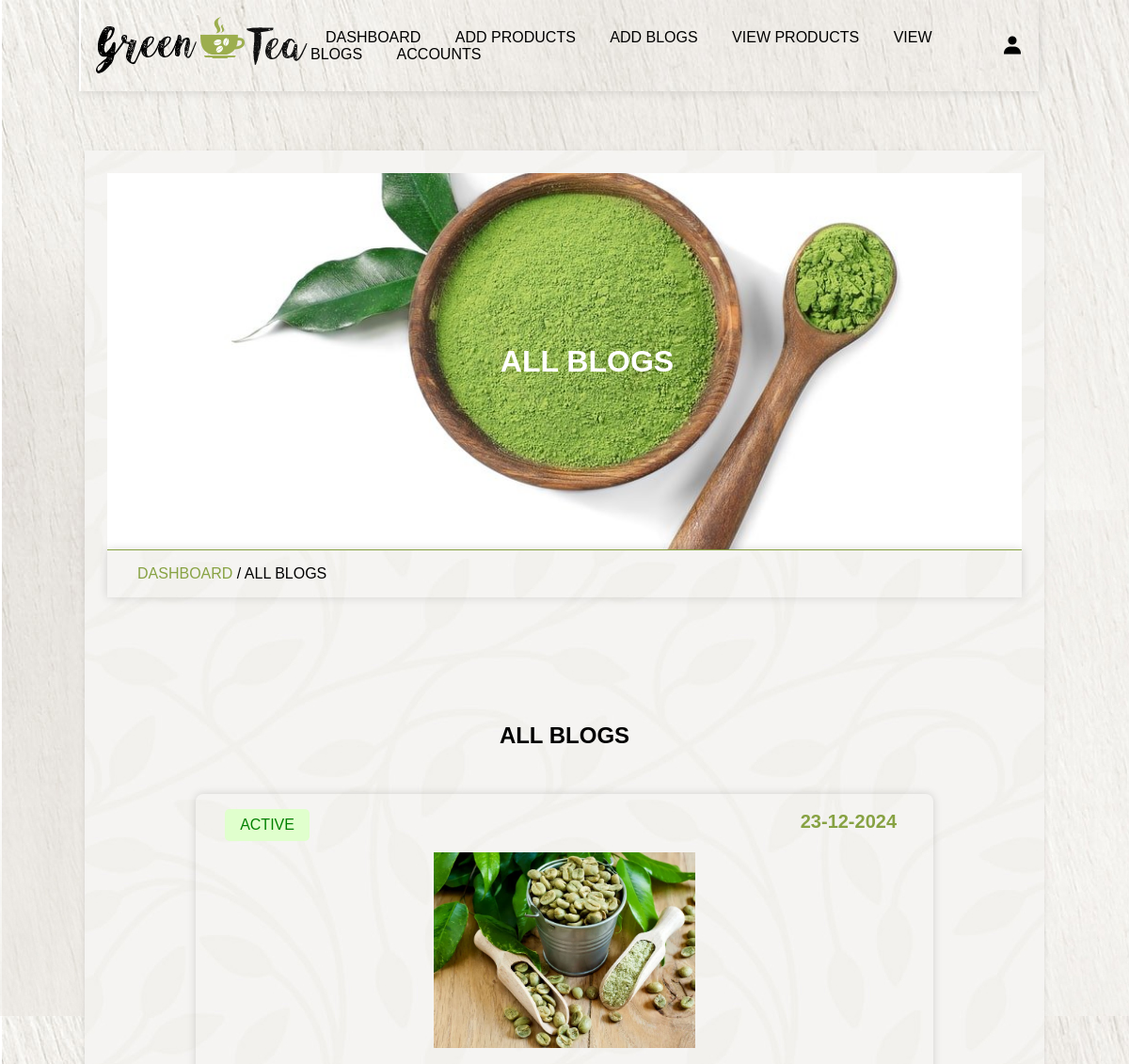
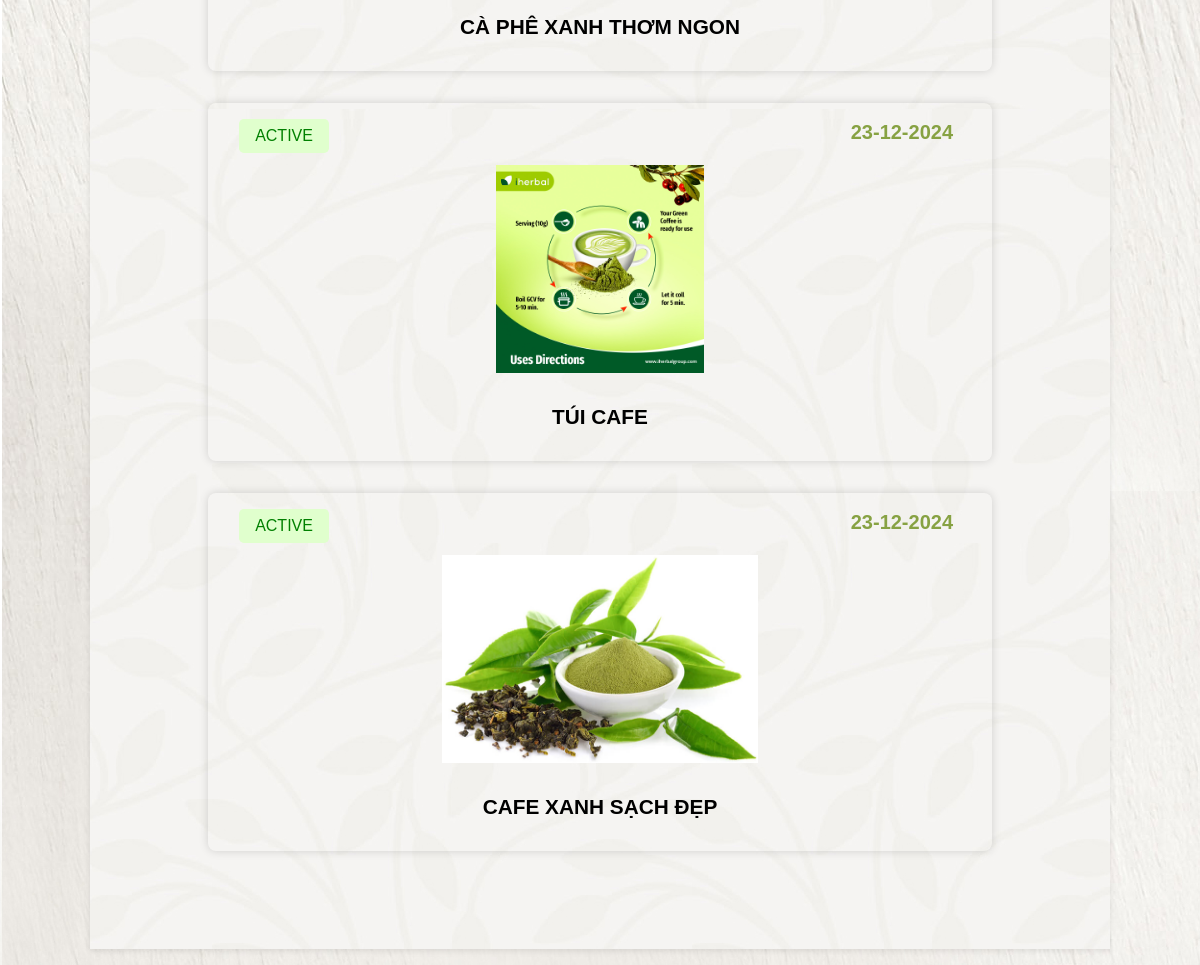
/admin_view_blogs01.php (signed in), run on the app's committed database (2 pictures, top to bottom).
### tables this page shows
CREATE TABLE `blogs` (
  `id` int(11) NOT NULL,
  `name` varchar(255) NOT NULL,
  `image` varchar(255) DEFAULT NULL,
  `product_detail` text DEFAULT NULL,
  `status` varchar(20) DEFAULT NULL,
  `created_at` datetime DEFAULT current_timestamp(),
  `updated_at` datetime DEFAULT current_timestamp() ON UPDATE current_timestamp()
);

### admin_view_blogs01.php (the view, shortened to what this page needs)
<?php
include 'connect.php';
?>
<!DOCTYPE html>
<html lang="en">
<head>
<link href='https://unpkg.com/boxicons@2.1.4/css/boxicons.min.css' rel='stylesheet'>
<link rel ="stylesheet" type = "text/css" href="backend.css?v=<?php echo time(); ?>">
</head>
<body>
    <?php include 'admin_header.php'; ?>
    <div class = "main">
        <div class = "banner">
            <h1>all blogs</h1>
        </div>
        <div class = "title2">
            <a href="dashboard.php">dashboard</a><span> / all blogs</span>
        </div>
        <section class = "show-post">
            <h1 class = "heading">all blogs</h1>
            <div class = "box-container">
                <?php
                    $select_products = $conn->prepare("select * from `blogs` where status = ? ");
                    $status_products = 'active';
                    $select_products->execute([$status_products]);
                    if($select_products->rowCount() > 0){
                        while($fetch_products = $select_products->fetch(PDO::FETCH_ASSOC)){
                ?>
                <form action="" method = "post" class = "box">
                    <?php if($fetch_products['image'] != ''){?>
                        <img src="img/<?= $fetch_products['image']; ?>" alt="" class = "image">
                    <?php } ?>
                    <div class = "status" style="color: <?php if($fetch_products['status']=='active'){echo "green";}else{echo "red";} ?>;"><?= $fetch_products['status']; ?></div>
                    <div class="price" style="font-size : 20px"><?= date("d-m-Y", strtotime($fetch_products['updated_at'])); ?></div>
                    <div class = "title"><?= $fetch_products['name']; ?></div>
                </form>
                <?php
                        }
                    }else{
                        echo '<div class = "empty">
                                <p>no blogs added yet! <br> <a href="add_blogs.php" style ="margin-top: 1.5rem;" class = "btn">add blog</a></p>
                            </div>';
                    }
                ?>
            </div>
        </section>
    </div>
</body>
</html>

### backend.css (style rules this page uses)
* { margin: 0; padding: 0; box-sizing: border-box; }
:root { --green: #87a243; --light-green: #e0ffcd; --box-shadow: 0 0 10px rgba(0 0 0/15%); }
html { font-size: 16px; -ms-overflow-style: scrollbar; -webkkit-tap-highlight-color: transparent; font-family: sans-serif; --ms-text-size-adjust: 100%; -webkit-text-size-djust: 100%; }
body { background-image: url('img/body-bg.jpg'); width: 100%; }
.main { width: 85vw; background: url('img/bg.jpg'); box-shadow: 0 2px 6px 0 rgb(0 0 0 / 10%); margin: 1rem auto; margin-top: 10rem; padding: 2%; }
a { text-decoration: none; }
.box-container { display: grid; grid-template-columns: repeat(auto-fit, minmax(30rem, 1fr)); align-items: center; justify-content: center; }
.box-container .box { margin: 1rem; }
.heading { text-align: center; text-transform: uppercase; padding: 1rem; margin-bottom: 1rem; }
section, .post-editor { width: 75 vw; min-height: 100vh; border-radius: 10px; padding: 4%; margin: 8% 4%; margin-bottom: 2%; }
.banner { background-image: url('img/banner.jpg'); background-size: cover; background-position: center; background-color: var(--green); width: 100%; height: 50vh; text-align: center; display: flex; justify-content: center; align-items: center; }
.banner h1 { text-transform: uppercase; color: #fff; margin-left: 3rem; }
.title2 { border-top: 1px solid var(--green); padding: 1rem 2rem; text-transform: uppercase; box-shadow: var(--box-shadow); }
.title2 a { color: var(--green); }
.show-post .box-container .box { position: relative; margin: 1rem; min-height: 20vh; box-shadow: var(--box-shadow); padding: 1rem; border-radius: .5rem; }
.show-post .box-container .box .image { width: 100%; height: 15rem; object-fit: contain; padding: 1rem; margin: 1rem 0; margin-top: 30px; }
.show-post .box-container .box .status { position: absolute; left: 4%; text-transform: uppercase; font-size: 1rem; margin-bottom: 1rem; padding: .5rem 1rem; border-radius: .3rem; display: inline-block; margin-bottom: 1rem; background: var(--light-green); }
.show-post .box-container .box .price { position: absolute; right: 5%; top: 5%; font-size: 2rem; font-weight: bold; color: var(--green); }
.show-post .box-container .box .title { font-size: 1.3rem; text-transform: uppercase; font-weight: bold; margin-bottom: 1rem; text-align: center; }

### data on the page
blogs: image (picture), status "ACTIVE", updated_at "23-12-2024", name "CÀ PHÊ XANH THƠM NGON"
blogs: image (picture), status "ACTIVE", updated_at "23-12-2024", name "TÚI CAFE"
blogs: image (picture), status "ACTIVE", updated_at "23-12-2024", name "CAFE XANH SẠCH ĐẸP"
